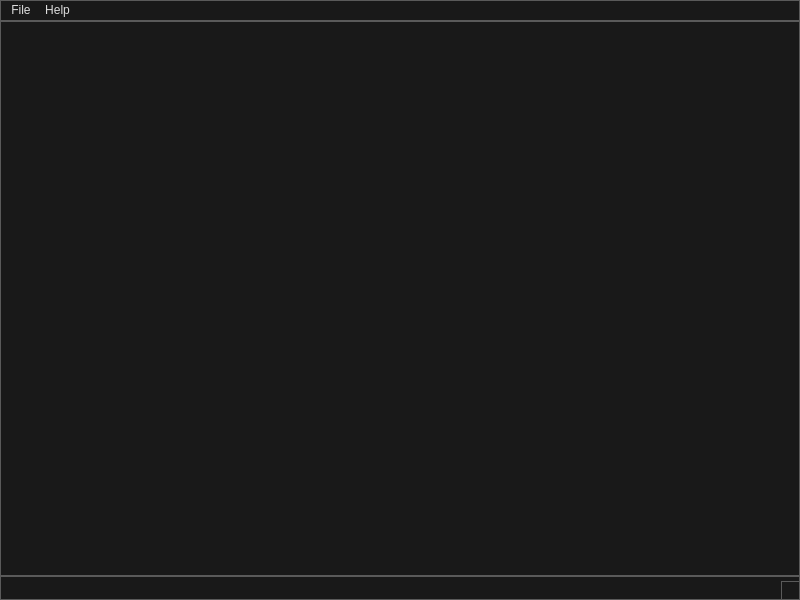
<?xml version="1.0" encoding="UTF-8"?>
<ui version="4.0">
 <class>MyMainWindow</class>
 <widget class="QMainWindow" name="MyMainWindow">
  <property name="geometry">
   <rect>
    <x>0</x>
    <y>0</y>
    <width>800</width>
    <height>600</height>
   </rect>
  </property>
  <property name="windowTitle">
   <string>SAM - Stickman Animation Maker V0.9.0</string>
  </property>
  <property name="styleSheet">
   <string notr="true">/*
	Copyright 2013 Emanuel Claesson

	Licensed under the Apache License, Version 2.0 (the &quot;License&quot;);
	you may not use this file except in compliance with the License.
	You may obtain a copy of the License at

		http://www.apache.org/licenses/LICENSE-2.0

	Unless required by applicable law or agreed to in writing, software
	distributed under the License is distributed on an &quot;AS IS&quot; BASIS,
	WITHOUT WARRANTIES OR CONDITIONS OF ANY KIND, either express or implied.
	See the License for the specific language governing permissions and
	limitations under the License.
*/

/*
	COLOR_DARK     = #191919
	COLOR_MEDIUM   = #353535
	COLOR_MEDLIGHT = #5A5A5A
	COLOR_LIGHT    = #DDDDDD
	COLOR_ACCENT   = #3D7848
*/

* {
	background: #191919;
	color: #DDDDDD;
	border: 1px solid #5A5A5A;
}

QWidget::item:selected {
	background: #3D7848;
}

QCheckBox, QRadioButton {
	border: none;
}

QRadioButton::indicator, QCheckBox::indicator {
	width: 13px;
	height: 13px;
}

QRadioButton::indicator::unchecked, QCheckBox::indicator::unchecked {
	border: 1px solid #5A5A5A;
	background: none;
}

QRadioButton::indicator:unchecked:hover, QCheckBox::indicator:unchecked:hover {
	border: 1px solid #DDDDDD;
}

QRadioButton::indicator::checked, QCheckBox::indicator::checked {
	border: 1px solid #5A5A5A;
	background: #5A5A5A;
}

QRadioButton::indicator:checked:hover, QCheckBox::indicator:checked:hover {
	border: 1px solid #DDDDDD;
	background: #DDDDDD;
}

QGroupBox {
	margin-top: 6px;
}

QGroupBox::title {
	top: -7px;
	left: 7px;
}

QScrollBar {
	border: 1px solid #5A5A5A;
	background: #191919;
}

QScrollBar:horizontal {
	height: 15px;
	margin: 0px 0px 0px 32px;
}

QScrollBar:vertical {
	width: 15px;
	margin: 32px 0px 0px 0px;
}

QScrollBar::handle {
	background: #353535;
	border: 1px solid #5A5A5A;
}

QScrollBar::handle:horizontal {
	border-width: 0px 1px 0px 1px;
}

QScrollBar::handle:vertical {
	border-width: 1px 0px 1px 0px;
}

QScrollBar::handle:horizontal {
	min-width: 20px;
}

QScrollBar::handle:vertical {
	min-height: 20px;
}

QScrollBar::add-line, QScrollBar::sub-line {
	background:#353535;
	border: 1px solid #5A5A5A;
	subcontrol-origin: margin;
}

QScrollBar::add-line {
	position: absolute;
}

QScrollBar::add-line:horizontal {
	width: 15px;
	subcontrol-position: left;
	left: 15px;
}

QScrollBar::add-line:vertical {
	height: 15px;
	subcontrol-position: top;
	top: 15px;
}

QScrollBar::sub-line:horizontal {
	width: 15px;
	subcontrol-position: top left;
}

QScrollBar::sub-line:vertical {
	height: 15px;
	subcontrol-position: top;
}

QScrollBar:left-arrow, QScrollBar::right-arrow, QScrollBar::up-arrow, QScrollBar::down-arrow {
	border: 1px solid #5A5A5A;
	width: 3px;
	height: 3px;
}

QScrollBar::add-page, QScrollBar::sub-page {
	background: none;
}

QAbstractButton:hover {
	background: #353535;
}

QAbstractButton:pressed {
	background: #5A5A5A;
}

QAbstractItemView {
	show-decoration-selected: 1;
	selection-background-color: #3D7848;
	selection-color: #DDDDDD;
	alternate-background-color: #353535;
}

QHeaderView {
	border: 1px solid #5A5A5A;
}

QHeaderView::section {
	background: #191919;
	border: 1px solid #5A5A5A;
	padding: 4px;
}

QHeaderView::section:selected, QHeaderView::section::checked {
	background: #353535;
}

QTableView {
	gridline-color: #5A5A5A;
}

QTabBar {
	margin-left: 2px;
}

QTabBar::tab {
	border-radius: 0px;
	padding: 4px;
	margin: 4px;
}

QTabBar::tab:selected {
	background: #353535;
}

QComboBox::down-arrow {
	border: 1px solid #5A5A5A;
	background: #353535;
}

QComboBox::drop-down {
	border: 1px solid #5A5A5A;
	background: #353535;
}

QComboBox::down-arrow {
	width: 3px;
	height: 3px;
	border: 1px solid #5A5A5A;
}

QAbstractSpinBox {
	padding-right: 15px;
}

QAbstractSpinBox::up-button, QAbstractSpinBox::down-button {
	border: 1px solid #5A5A5A;
	background: #353535;
	subcontrol-origin: border;
}

QAbstractSpinBox::up-arrow, QAbstractSpinBox::down-arrow {
	width: 3px;
	height: 3px;
	border: 1px solid #5A5A5A;
}

QSlider {
	border: none;
}

QSlider::groove:horizontal {
	height: 5px;
	margin: 4px 0px 4px 0px;
}

QSlider::groove:vertical {
	width: 5px;
	margin: 0px 4px 0px 4px;
}

QSlider::handle {
	border: 1px solid #5A5A5A;
	background: #353535;
}

QSlider::handle:horizontal {
	width: 15px;
	margin: -4px 0px -4px 0px;
}

QSlider::handle:vertical {
	height: 15px;
	margin: 0px -4px 0px -4px;
}

QSlider::add-page:vertical, QSlider::sub-page:horizontal {
	background: #3D7848;
}

QSlider::sub-page:vertical, QSlider::add-page:horizontal {
	background: #353535;
}

QLabel {
	border: none;
}

QProgressBar {
	text-align: center;
}

QProgressBar::chunk {
	width: 1px;
	background-color: #3D7848;
}

QMenu::separator {
	background: #353535;
}</string>
  </property>
  <widget class="QWidget" name="centralwidget"/>
  <widget class="QMenuBar" name="menubar">
   <property name="geometry">
    <rect>
     <x>0</x>
     <y>0</y>
     <width>800</width>
     <height>22</height>
    </rect>
   </property>
   <widget class="QMenu" name="menufile">
    <property name="title">
     <string>File</string>
    </property>
    <addaction name="actionNew_Blank_Animation"/>
    <addaction name="actionsave_animation_current"/>
    <addaction name="actionsave_animation"/>
    <addaction name="actionload_animation"/>
    <addaction name="separator"/>
    <addaction name="actionExport_as_mp4"/>
    <addaction name="actionExport_video_using_FFMPEG"/>
    <addaction name="actionExport_as_image_sequence"/>
    <addaction name="actionexport_as_AVI_file"/>
    <addaction name="separator"/>
    <addaction name="actionsave"/>
    <addaction name="actionload"/>
    <addaction name="separator"/>
    <addaction name="actionAnimation_Options"/>
   </widget>
   <widget class="QMenu" name="menuHelp">
    <property name="title">
     <string>Help</string>
    </property>
    <addaction name="actionAbout"/>
    <addaction name="actionAboutQt"/>
    <addaction name="actionThirdPartyNotices"/>
    <addaction name="actionTerms_and_Conditions"/>
   </widget>
   <addaction name="menufile"/>
   <addaction name="menuHelp"/>
  </widget>
  <widget class="QStatusBar" name="statusbar"/>
  <action name="actionsave">
   <property name="text">
    <string>Save StickFigure</string>
   </property>
  </action>
  <action name="actionload">
   <property name="text">
    <string>Load StickFigure</string>
   </property>
  </action>
  <action name="actionsave_animation">
   <property name="text">
    <string>Save Animation As</string>
   </property>
  </action>
  <action name="actionload_animation">
   <property name="text">
    <string>Load Animation</string>
   </property>
  </action>
  <action name="actionexport_as_AVI_file">
   <property name="text">
    <string>Export video as AVI file</string>
   </property>
  </action>
  <action name="actionExport_as_mp4">
   <property name="text">
    <string>Export video as MP4 file</string>
   </property>
  </action>
  <action name="actionsave_animation_current">
   <property name="text">
    <string>Save Animation</string>
   </property>
  </action>
  <action name="actionNew_Blank_Animation">
   <property name="text">
    <string>New Blank Animation</string>
   </property>
  </action>
  <action name="actionAnimation_Options">
   <property name="text">
    <string>Animation Settings</string>
   </property>
  </action>
  <action name="actionExport_as_image_sequence">
   <property name="text">
    <string>Export as image sequence</string>
   </property>
  </action>
  <action name="actionExport_video_using_FFMPEG">
   <property name="text">
    <string>Export video using FFMPEG</string>
   </property>
  </action>
  <action name="actionTerms_and_Conditions">
   <property name="text">
    <string>Terms and Conditions</string>
   </property>
  </action>
  <action name="actionAbout">
   <property name="text">
    <string>About</string>
   </property>
  </action>
  <action name="actionAboutQt">
   <property name="text">
    <string>About Qt</string>
   </property>
  </action>
  <action name="actionThirdPartyNotices">
   <property name="text">
    <string>Third-party notices</string>
   </property>
  </action>
 </widget>
 <resources/>
 <connections/>
 <slots>
  <slot>animationOptionsChanged()</slot>
 </slots>
</ui>
